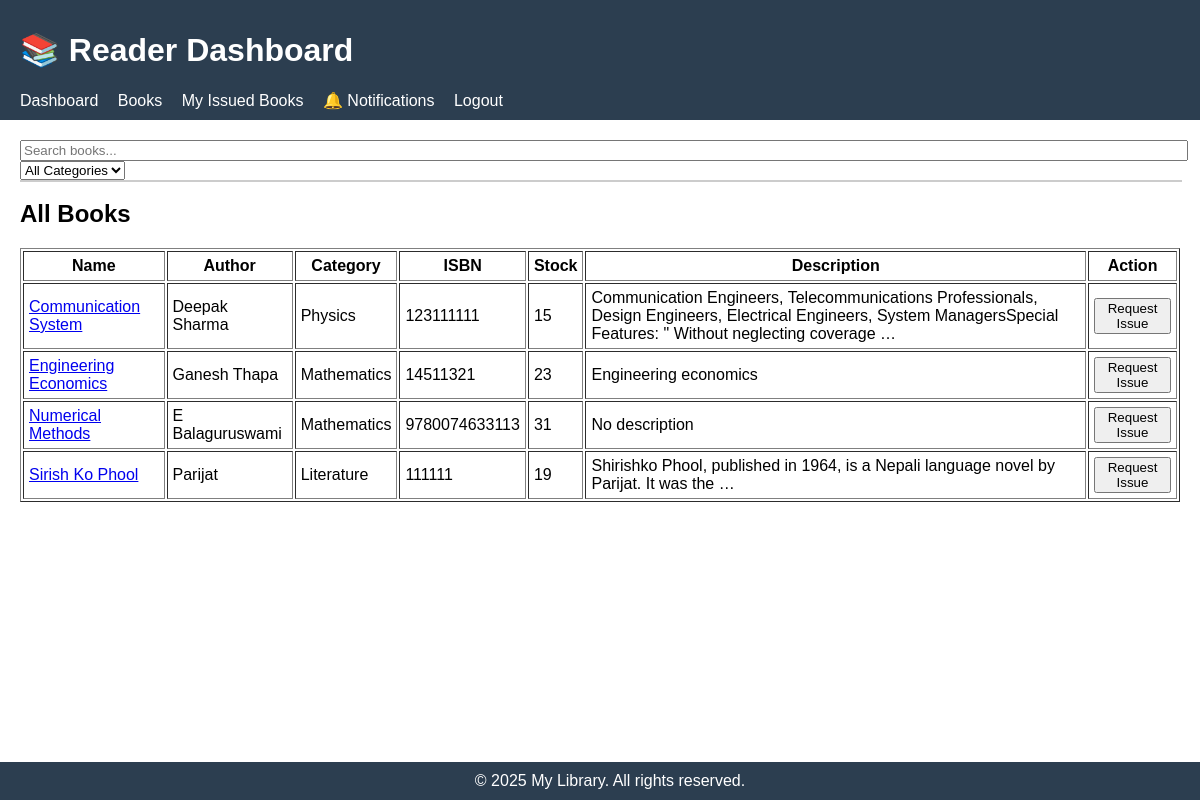
The app's page /reader/books/ with its own data.
### lib/models.py (models this page shows, shortened)
class Book(models.Model):
    name = models.CharField(max_length=200)  # Book title
    isbn = models.CharField(max_length=13, unique=True)  # ISBN number
    image = models.ImageField(upload_to='book_images/', blank=True, null=True)  # Cover image
    author = models.CharField(max_length=200)  # Author name
    category = models.ForeignKey(Category, on_delete=models.SET_NULL, null=True, related_name='books')
    number_in_stock = models.PositiveIntegerField(default=0)  # Available copies
    description = models.TextField(blank=True, null=True, default="No description available")
    rating = models.IntegerField(default=4)

class Category(models.Model):
    name = models.CharField(max_length=100, unique=True)
    def __str__(self):
        return self.name

### lib/views.py (the view)
# urls.py: path('reader/books/', views.reader_view_books, name='reader_view_books'),
def reader_view_books(request):
    books = Book.objects.all().order_by('name')
    return render(request, 'books.html', {'books': books})

### lib/templates/books.html (shortened to what this page needs)
{% extends 'reader_base.html' %}
{% block content %}
{% include 'partials/book_search.html' %}
<h2>All Books</h2>
<table border="1" cellpadding="5">
    <thead>
        <tr>
            <th>Name</th>
            <th>Author</th>
            <th>Category</th>
            <th>ISBN</th>
            <th>Stock</th>
            <th>Description</th>
            <th>Action</th>
        </tr>
    </thead>
    <tbody>
        {% for book in books %}
        <tr>
            <td>
                <a href="{% url 'reader_book_detail' book.pk %}">{{ book.name }}</a>
            </td>
            <td>{{ book.author }}</td>
            <td>{{ book.category }}</td>
            <td>{{ book.isbn }}</td>
            <td>{{ book.number_in_stock }}</td>
            <td>
                {% if book.description %}
                    {{ book.description|truncatewords:15 }}
                {% else %}
                    No description
                {% endif %}
            </td>
            <td>
                {% if book.number_in_stock > 0 %}
                <form method="post" action="{% url 'issue_request' book.pk %}">
                    <button type="submit">Request Issue</button>
                </form>
                {% else %}
                Out of Stock
                {% endif %}
            </td>
        </tr>
        {% endfor %}
    </tbody>
</table>
{% endblock %}

### lib/templates/reader_base.html (style rules this page uses)
body { font-family: Arial, sans-serif; margin:0; padding:0; }

### records on screen
Book: name "Communication System", author "Deepak Sharma", category "Physics", isbn "123111111", number_in_stock "15", description "Communication Engineers, Telecommunications Professionals, Design Engineers, Electrical Engineers, System ManagersSpecial Features: \" Without neglecting coverage …", shows "Request Issue"
Book: name "Engineering Economics", author "Ganesh Thapa", category "Mathematics", isbn "14511321", number_in_stock "23", description "Engineering economics", shows "Request Issue"
Book: name "Numerical Methods", author "E Balaguruswami", category "Mathematics", isbn "9780074633113", number_in_stock "31", shows "No description", shows "Request Issue"
Book: name "Sirish Ko Phool", author "Parijat", category "Literature", isbn "111111", number_in_stock "19", description "Shirishko Phool, published in 1964, is a Nepali language novel by Parijat. It was the …", shows "Request Issue"
